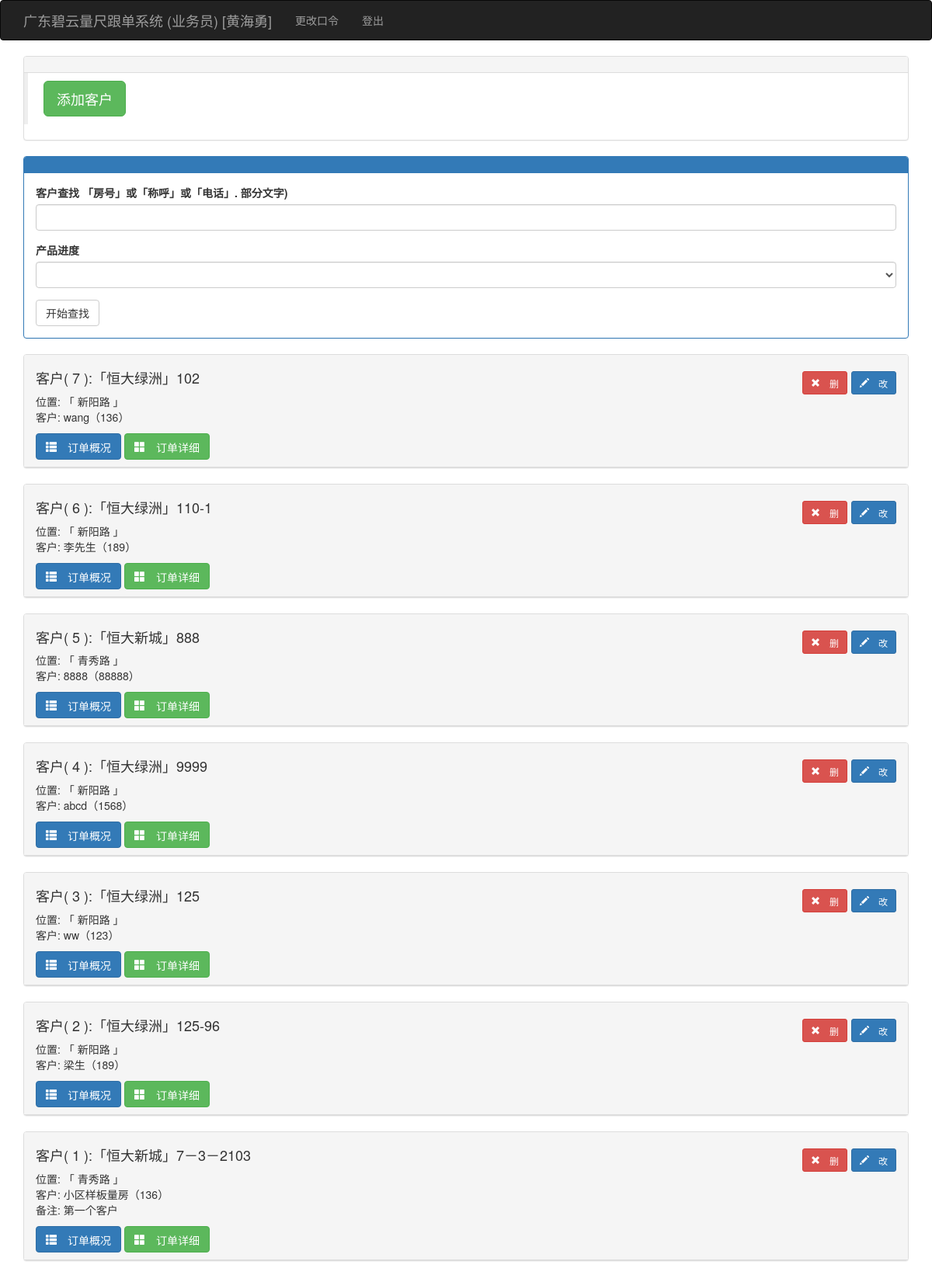
Page /kehulist (signed in) on the committed database.
### app/models.py (models this page shows, shortened)
class User(UserMixin, db.Model):
    __tablename__ = 'users'
    id = db.Column(db.Integer, primary_key=True)
    user = db.Column(db.String(64), unique=True, index=True)
    pin = db.Column(db.String(64))
    username = db.Column(db.String(64))
    tel = db.Column(db.String(32))
    role = db.Column(db.String(64))
    isuse = db.Column(db.Boolean, default=False)
    beizhu = db.Column(db.String(64))
    kehus = db.relationship('Kehu', backref='user', lazy='dynamic')
    @login_manager.user_loader
    def load_user(user_id):
        return User.query.get(int(user_id))

class Kehu(db.Model):
    __tablename__ = 'kehus'
    id = db.Column(db.Integer, primary_key=True)
    user_id = db.Column(db.Integer, db.ForeignKey('users.id'))
    xiaoqu_id = db.Column(db.Integer, db.ForeignKey('xiaoqus.id'))
    fangjian = db.Column(db.String(64))
    chenghu = db.Column(db.String(64))
    tel = db.Column(db.String(64))
    zje = db.Column(db.Float)
    beizhu = db.Column(db.String(64))
    status = db.Column(db.Integer, default=1)  # 1已测尺、2已下单、3已安装、4已清款
    time0 = db.Column(db.DateTime(), default=datetime.utcnow)
    time1 = db.Column(db.DateTime())
    time2 = db.Column(db.DateTime())
    time3 = db.Column(db.DateTime())
    dingdans = db.relationship('Dingdan', backref='kehu', lazy='dynamic')

class Xiaoqu(db.Model):
    __tablename__ = 'xiaoqus'
    id = db.Column(db.Integer, primary_key=True)
    xiaoqu = db.Column(db.String(64), unique=True, index=True)
    dizhi = db.Column(db.String(100))
    beizhu = db.Column(db.String(128))
    kehus = db.relationship('Kehu', backref='xiaoqu', lazy='dynamic')

### app/main/views.py (the view)
@main.route('/kehulist', methods=['GET', 'POST'])
@login_required
def kehulist():
    if current_user.role != '业务员':
        return redirect(url_for('main.index'))
    form = FindkhForm()
    user = current_user._get_current_object()
    if form.validate_on_submit():
        session['infostring'] = form.infostring.data
        session['status'] = form.status.data
        return redirect(url_for('main.kehulist'))
    if session.get('infostring') != None:
        infostring = '%' + session.get('infostring') + '%'
    else:
        infostring = '%'
    prewhere = session.get('infostring')
    status = session.get('status', 0)
    kehus = Kehu.query.filter(Kehu.user == current_user._get_current_object()).filter(
        or_(Kehu.fangjian.like(infostring), Kehu.chenghu.like(infostring),
            Kehu.tel.like(infostring))).order_by(Kehu.id.desc())  # .order_by(Guke.outtime.desc())
    form.infostring.data = session.get('infostring', '')
    form.status.data = status
    return render_template('kehulist.html', kehus=kehus, form=form, prewhere=prewhere, status=status)  # ,

### app/main/forms.py
class FindkhForm(FlaskForm):
    infostring = StringField('客户查找 「房号」或「称呼」或「电话」. 部分文字)')
    status = SelectField('产品进度', coerce=int)
    submit = SubmitField('开始查找')
    def __init__(self, *args, **kwargs):
        super(FindkhForm, self).__init__(*args, **kwargs)
        self.status.choices = [(0, ''), (1, '已量尺'), (2, '已下单'), (3, '已订货'), (6, '已收货'),
                               (7, '安装中'), (8, '安装完成'), (66,'全装完成(待清款)'), (99, '已清款客户')]  # , (4, '已入库'), (5, '已发货')

### manage.py (called while the page is built)
def set_var(var):  # 设置全局变量
    global_var[0] = var
    return ""

def get_var():  # 获取全局变量
    return global_var[0]

### app/templates/kehulist.html (shortened to what this page needs)
{% extends "base.html" %}
{% import "bootstrap/wtf.html" as wtf %}
{% block page_content %}
    <div class="panel panel-default">
        <div class="panel-heading"></div>
        <div class="post-body">
            <blockquote>
                <a class="btn btn-success btn-lg" href="{{ url_for('main.addkehu') }}">添加客户</a>
            </blockquote>
        </div>
    </div>
    <div class="panel panel-primary">
        <div class="panel-heading">
        </div>
        <div class="panel-body">
                {{ wtf.quick_form(form) }}
        </div>
    </div>
    {% for kehu in kehus %}
        {% if get_var() == 1 %}
                <div class="panel panel-default">
                    <div class="panel-heading"><h4>客户( {{ kehu.id }} ):「{{ kehu.xiaoqu.xiaoqu }}」{{ kehu.fangjian }}
                        <span class="pull-right">
                    <a class="btn btn-danger glyphicon glyphicon-remove btn-sm"
                       href="{{ url_for('main.delkehu', id=kehu.id) }}"> 删</a>
                    <a class="btn btn-primary glyphicon glyphicon-pencil btn-sm"
                       href="{{ url_for('main.editkehu', id=kehu.id) }}"> 改</a>
                    </span>
                    </h4>
                        <ul class="list-unstyled">
                            <li>位置:  「 {{ kehu.xiaoqu.dizhi }} 」</li>
                            <li>客户: {{ kehu.chenghu }}（{{ kehu.tel }}）
                            </li>
                            {% if kehu.beizhu %}
                            <li>备注: {{ kehu.beizhu }}</li>
                            {% endif %}
                        </ul>
                    {% if status == 66  %}
                        <a class="btn btn-primary  glyphicon glyphicon-lock"
                           href="{{ url_for('main.qingkunonek', khid=kehu.id) }}"> 清款</a>
                    {% elif status == 99  %}
                        <a class="btn btn-danger  glyphicon glyphicon-repeat" disabled="true"
                           href="#"> 撤清款</a>
                    {% else %}
                        <button type="button" class="btn btn-primary glyphicon glyphicon-th-list" data-toggle="collapse"
                                data-target="#c{{ kehu.id }}">
                            订单概况
                        </button>
                        <a class="btn btn-success glyphicon glyphicon-th-large"
                           href="{{ url_for('main.showkehudd', id=kehu.id) }}"> 订单详细</a>
                     {% endif  %}
                    </div>
                </div>
        {% endif %}
    {% endfor %}
{% endblock %}

### app/templates/base.html (shortened to what this page needs)
{% extends "bootstrap/base.html" %}
{% import 'render_listcp.html' as macors %}
{% block head %}
{{ super() }}
<link rel="stylesheet" type="text/css" href="{{ url_for('static', filename='styles.css') }}">
{% endblock %}
{% block navbar %}
<div class="navbar navbar-inverse" role="navigation">
    <div class="container">
        <div class="navbar-header">
            <a class="navbar-brand" href="{{ url_for('main.index') }}">广东碧云量尺跟单系统 ({{ current_user.role }}) [{{ current_user.username }}] </a>
        </div>
        <div class="navbar-collapse collapse">
            <ul class="nav navbar-nav">
                {% if current_user.is_authenticated %}
                <li><a href="{{ url_for('auth.change_pin') }}">更改口令</a></li>
                <li><a href="{{ url_for('auth.logout') }}">登出</a></li>
                {% endif %}
            </ul>
        </div>
    </div>
</div>
{% endblock %}
{% block content %}
<div class="container">
    {% block page_content %}{% endblock %}
</div>
{% endblock %}

### rows in the picture
User: role "业务员", username "黄海勇"
Kehu: id "7", xiaoqu.xiaoqu "恒大绿洲", fangjian "102", xiaoqu.dizhi "新阳路", chenghu "wang", tel "136"
Kehu: id "6", xiaoqu.xiaoqu "恒大绿洲", fangjian "110-1", xiaoqu.dizhi "新阳路", chenghu "李先生", tel "189"
Kehu: id "5", xiaoqu.xiaoqu "恒大新城", fangjian "888", xiaoqu.dizhi "青秀路", chenghu "8888", tel "88888"
Kehu: id "4", xiaoqu.xiaoqu "恒大绿洲", fangjian "9999", xiaoqu.dizhi "新阳路", chenghu "abcd", tel "1568"
Kehu: id "3", xiaoqu.xiaoqu "恒大绿洲", fangjian "125", xiaoqu.dizhi "新阳路", chenghu "ww", tel "123"
Kehu: id "2", xiaoqu.xiaoqu "恒大绿洲", fangjian "125-96", xiaoqu.dizhi "新阳路", chenghu "梁生", tel "189"
Kehu: id "1", xiaoqu.xiaoqu "恒大新城", fangjian "7－3－2103", xiaoqu.dizhi "青秀路", chenghu "小区样板量房", tel "136", beizhu "第一个客户"
